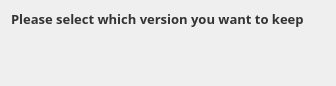
<?xml version="1.0" encoding="UTF-8"?>
<ui version="4.0">
 <class>LocalAndRemoteDifferentWidget</class>
 <widget class="QWidget" name="LocalAndRemoteDifferentWidget">
  <property name="geometry">
   <rect>
    <x>0</x>
    <y>0</y>
    <width>336</width>
    <height>86</height>
   </rect>
  </property>
  <property name="windowTitle">
   <string notr="true"/>
  </property>
  <property name="styleSheet">
   <string notr="true"/>
  </property>
  <layout class="QVBoxLayout" name="verticalLayout">
   <property name="spacing">
    <number>7</number>
   </property>
   <property name="leftMargin">
    <number>0</number>
   </property>
   <property name="topMargin">
    <number>10</number>
   </property>
   <property name="rightMargin">
    <number>11</number>
   </property>
   <property name="bottomMargin">
    <number>11</number>
   </property>
   <item alignment="Qt::AlignTop">
    <widget class="QLabel" name="selectLabel">
     <property name="font">
      <font>
       <family>Lato 13</family>
       <pointsize>-1</pointsize>
       <bold>true</bold>
      </font>
     </property>
     <property name="styleSheet">
      <string notr="true">#selectLabel
{
    font-family: Lato Bold;
    font-size: 13px;
    line-height: 16px;
    color: #333333;
}</string>
     </property>
     <property name="text">
      <string>Please select which version you want to keep</string>
     </property>
     <property name="indent">
      <number>11</number>
     </property>
    </widget>
   </item>
   <item>
    <spacer name="verticalSpacer">
     <property name="orientation">
      <enum>Qt::Vertical</enum>
     </property>
     <property name="sizeType">
      <enum>QSizePolicy::Fixed</enum>
     </property>
     <property name="sizeHint" stdset="0">
      <size>
       <width>0</width>
       <height>5</height>
      </size>
     </property>
    </spacer>
   </item>
   <item alignment="Qt::AlignTop">
    <widget class="StalledIssueChooseWidget" name="chooseLocalCopy" native="true"/>
   </item>
   <item alignment="Qt::AlignTop">
    <widget class="StalledIssueChooseWidget" name="chooseRemoteCopy" native="true"/>
   </item>
  </layout>
 </widget>
 <customwidgets>
  <customwidget>
   <class>StalledIssueChooseWidget</class>
   <extends>QWidget</extends>
   <header>StalledIssueChooseWidget.h</header>
   <container>1</container>
  </customwidget>
 </customwidgets>
 <resources/>
 <connections/>
</ui>
